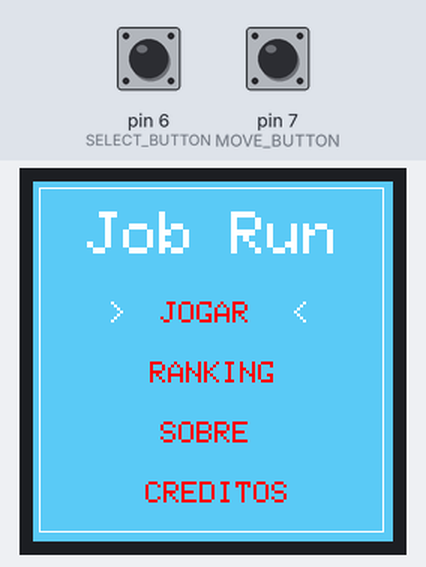
The sketch below on a simulated Arduino Uno, built with avr-gcc and run on an emulated ATmega328P. Parts: 240×240 colour display. The inputs (shaded band) are chosen by the test bench; at power-on: pin 6 (SELECT_BUTTON) LOW, pin 7 (MOVE_BUTTON) LOW. Random numbers use the default seed unless the sketch sets one; what the sketch prints to the serial monitor is not drawn.

Above: at 13.5 s.
13.6 s: pin 6 (SELECT_BUTTON) pulled HIGH for 0.15 s
At 15.3 s:
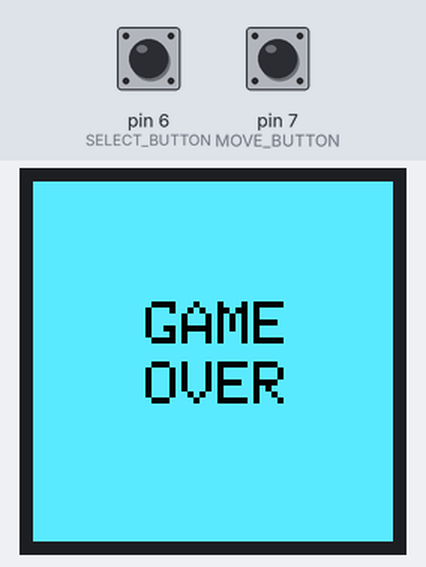
15.9 s: pin 7 (MOVE_BUTTON) pulled HIGH for 3.2 s
At 19.7 s:
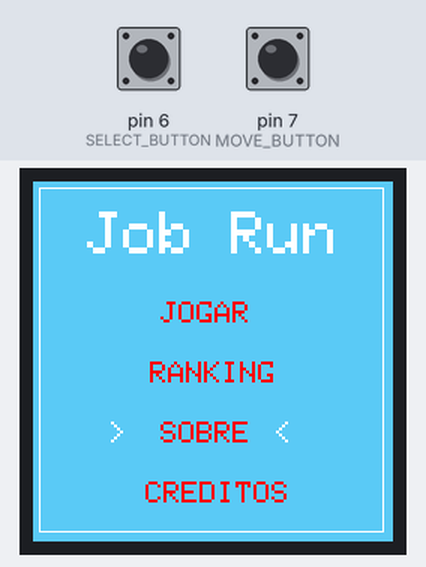
20.6 s: pin 6 (SELECT_BUTTON) pulled HIGH for 1 s
At 21.9 s:
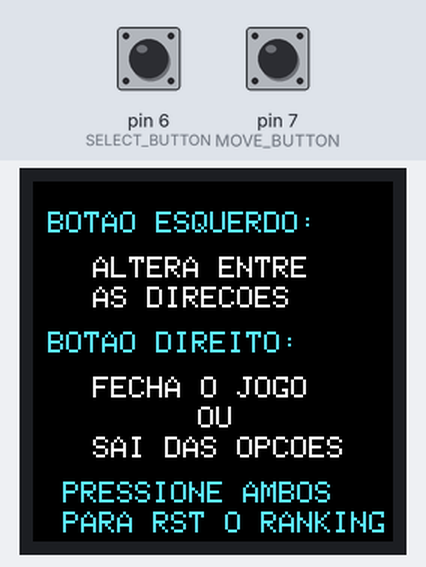
23.1 s: pin 7 (MOVE_BUTTON) pulled HIGH for 0.15 s
At 24.7 s:
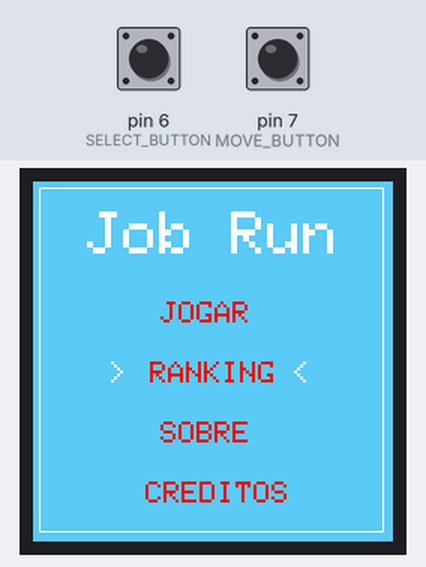
25.0 s: pin 6 (SELECT_BUTTON) pulled HIGH for 0.15 s
At 26.0 s:
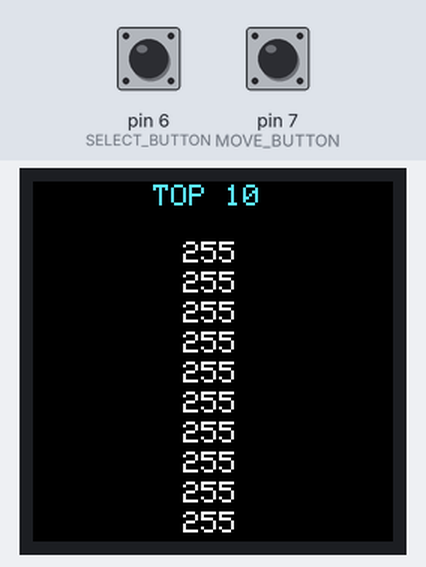
26.6 s: pin 7 (MOVE_BUTTON) pulled HIGH for 1 s
At 27.26 s:
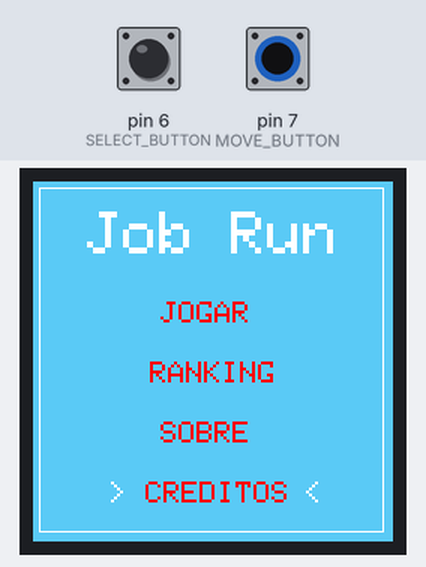
Timing chart, 0 to 29.6 s (numbered marks = the images above; inputs shaded):
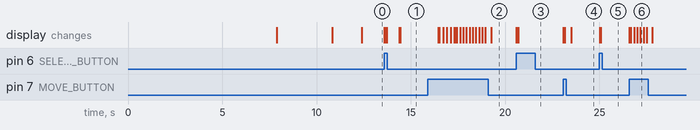

Measured:
- after the input at 13.6 s, the display: first changes at once (image 1 shows a later state)
- after the input at 20.6 s, the display: first changes at once (image 3 shows a later state)
- after the input at 23.1 s, the display: first changes at once (image 4 shows a later state)
- after the input at 25.0 s, the display: first changes at once (image 5 shows a later state)
- after the input at 26.6 s, the display: first changes at once (image 6 shows a later state)

The sketch:

main.ino
```cpp
#include <Adafruit_GFX.h>    // Core graphics library
#include <Adafruit_ST7789.h> // Hardware-specific library for ST7789
#include <SPI.h>             // Arduino SPI library
#include <EEPROM.h> // biblioteca usada para guardar valores do ranking

#define TFT_CS 10
#define TFT_DC 9
#define TFT_RST 8

#define RED 0xF800
#define BLACK 0x0000
#define GREEN 0x07E0
#define GREEN2 0x2727
#define WHITE 0xFFFF
#define BLUE 0x5F5F
#define LIGHTBLUE 0x5E5E
#define YELLOW 0xFFE0
#define PINK 0xF81F
#define GREY 0x0003
#define ORANGE 0xFD20

#define MOVE_BUTTON 7
#define SELECT_BUTTON 6

const PROGMEM uint16_t ze[] {
    0x000000, 0x000000, 0x000000, 0x000000, 0x000000, 0x000000, 0x000000, 0x000000, 0x000000, 0x000000, 0x000000, 0x000000, 0x000000, 0x000000, 0x000000, 0x000000,
    0x000000, 0x000000, 0x000000, 0xdeb683, 0xdeb683, 0xdeb683, 0xdeb683, 0xdeb683, 0xdeb683, 0xdeb683, 0xdeb683, 0xdeb683, 0xdeb683, 0x000000, 0x000000, 0x000000,
    0x000000, 0x000000, 0xdeb683, 0xdeb683, 0xdeb683, 0xdeb683, 0xdeb683, 0xdeb683, 0xdeb683, 0xdeb683, 0xdeb683, 0xdeb683, 0xdeb683, 0xdeb683, 0x000000, 0x000000,
    0x000000, 0xdeb683, 0xdeb683, 0x3d2304, 0x3d2304, 0x3d2304, 0x3d2304, 0xdeb683, 0xdeb683, 0x3d2304, 0x3d2304, 0x3d2304, 0x3d2304, 0xdeb683, 0xdeb683, 0x000000,
    0x000000, 0xdeb683, 0xc7a376, 0xdeb683, 0xccd9e3, 0x3035c9, 0xdeb683, 0xdeb683, 0xc7a376, 0xdeb683, 0x3035c9, 0xe3f2fd, 0xdeb683, 0xc7a376, 0xdeb683, 0x000000,
    0x000000, 0xdeb683, 0xc7a376, 0xdeb683, 0xe3f2fd, 0x3035c9, 0xdeb683, 0xc7a376, 0xdeb683, 0xdeb683, 0x3035c9, 0xccd9e3, 0xdeb683, 0xc7a376, 0xdeb683, 0x000000,
    0x000000, 0xdeb683, 0xdeb683, 0xdeb683, 0xdeb683, 0xc7a376, 0xdeb683, 0xc7a376, 0xdeb683, 0xdeb683, 0xc7a376, 0xdeb683, 0xdeb683, 0xdeb683, 0xdeb683, 0x000000,
    0x000000, 0xdeb683, 0xdeb683, 0xdeb683, 0xdeb683, 0xdeb683, 0xdeb683, 0xdeb683, 0xdeb683, 0xdeb683, 0xdeb683, 0xdeb683, 0xdeb683, 0xdeb683, 0xdeb683, 0x000000,
    0x000000, 0x000000, 0xdeb683, 0xdeb683, 0xdeb683, 0xdeb683, 0xdeb683, 0xaf4b68, 0xaf4b68, 0xdeb683, 0xdeb683, 0xdeb683, 0xdeb683, 0xdeb683, 0x000000, 0x000000,
    0x000000, 0x000000, 0x000000, 0x000000, 0xdeb683, 0xdeb683, 0xdeb683, 0xdeb683, 0xdeb683, 0xdeb683, 0xdeb683, 0xdeb683, 0x000000, 0x000000, 0x000003, 0x000000,
    0x000000, 0x000000, 0x000000, 0x000000, 0x000000, 0x000000, 0x000000, 0x116ade, 0x000000, 0x000000, 0x000000, 0x000000, 0x000000, 0x000000, 0x000000, 0x000000,
    0x000000, 0x000000, 0x000000, 0x000000, 0x000000, 0x28ab48, 0x28ab48, 0x116ade, 0x28ab48, 0x28ab48, 0x000000, 0x000000, 0x000000, 0x000000, 0x000000, 0x000000,
    0x000000, 0x000000, 0x000000, 0x000000, 0x000000, 0x000000, 0x000000, 0x116ade, 0x000000, 0x000000, 0x000000, 0x000000, 0x000000, 0x000000, 0x000000, 0x000000,
    0x000000, 0x000000, 0x000000, 0x000000, 0x000000, 0x000000, 0x000000, 0x116ade, 0x000000, 0x000000, 0x000000, 0x000000, 0x000000, 0x000000, 0x000000, 0x000000,
    0x000000, 0x000000, 0x000000, 0x000000, 0x000000, 0x000000, 0x116ade, 0x000000, 0x116ade, 0x000000, 0x000000, 0x000000, 0x000000, 0x000000, 0x000000, 0x000000,
    0x000000, 0x000000, 0x000000, 0x000000, 0x000000, 0xc78dc7, 0xc78dc7, 0x000000, 0xc78dc7, 0xc78dc7, 0x000000, 0x000000, 0x000000, 0x000000, 0x000000, 0x000000
};

unsigned long startMillis;
unsigned long startMillis2;
unsigned long currentMillis;
unsigned long zeMillis;
unsigned long scoreMillis;

void menu_principal(int y);
void jogar();
void ranking();
void sobre();
void creditos();
void abertura();
void cenario();
void gameOver();
float dificuldade(float vel);
void dificuldade_menu();
void cadastroPlayer(int score);
void resetRanking();
int moveCursor(int y);

int y = 80; // coordenada y do MOVECURSOR()

Adafruit_ST7789 tft = Adafruit_ST7789(TFT_CS, TFT_DC, TFT_RST);


void setup() {
  Serial.begin(9600);
  tft.init(240, 240, SPI_MODE2);
  pinMode(MOVE_BUTTON, INPUT);
  pinMode(SELECT_BUTTON, INPUT);
  tft.setRotation(2);
  abertura();
  tft.fillScreen(LIGHTBLUE);
  startMillis = millis();
  startMillis2 = millis();
  randomSeed(analogRead(A0));
}


void loop() {
  if (digitalRead(SELECT_BUTTON) == HIGH && digitalRead(MOVE_BUTTON) == HIGH) {
      resetRanking();
  }
  else if (digitalRead(MOVE_BUTTON) == HIGH) {
    delay(150);
    y = moveCursor(y);
  }
  else if (digitalRead(SELECT_BUTTON) == HIGH) {
    tft.fillScreen(BLACK);
    tft.setTextSize(2);

    switch (y) {
      case 80:
          jogar();
          break;
      case 120:
          ranking();
          break;
      case 160:
          sobre();
          break;
      case 200:
          creditos();
          break;
      default:
        break;
    }
    y = 80;
    tft.fillScreen(LIGHTBLUE);
  }
  menu_principal(y);
}


void menu_principal(int y){
  tft.drawRect(4, 4, 230, 230, WHITE);

  tft.setTextColor(WHITE, LIGHTBLUE);
  tft.setTextSize(4);
  tft.setCursor(36, 20);
  tft.print("Job Run");

  tft.setTextSize(2);
  tft.fillRect(50, 80, 10, 15, LIGHTBLUE);
  tft.fillRect(50, 120, 10, 15, LIGHTBLUE);
  tft.fillRect(50, 160, 10, 15, LIGHTBLUE);
  tft.fillRect(50, 200, 10, 15, LIGHTBLUE);
  tft.fillRect(172, 80, 10, 15, LIGHTBLUE);
  tft.fillRect(172, 120, 10, 15, LIGHTBLUE);
  tft.fillRect(160, 160, 10, 15, LIGHTBLUE);
  tft.fillRect(180, 200, 10, 15, LIGHTBLUE);


  tft.setCursor(50, y);
  tft.print('>');
  if(y == 200){
    tft.setCursor(180, y);
    tft.print('<');
  }else if (y == 160){
    tft.setCursor(160, y);
    tft.print('<');
  }else{
    tft.setCursor(172, y);
    tft.print('<');
  }


  tft.setTextColor(RED, LIGHTBLUE);
  tft.setTextSize(2);
  tft.setCursor(85, 80);
  tft.print("JOGAR");

  tft.setTextSize(2);
  tft.setCursor(78, 120);
  tft.print("RANKING");

  tft.setTextSize(2);
  tft.setCursor(85, 160);
  tft.print("SOBRE");

  tft.setTextSize(2);
  tft.setCursor(75, 200);
  tft.print("CREDITOS");
}

int moveCursor(int y){
  y += 40;
  if(y > 200){
    y = 80;
  }
  return y;
}


void dificuldade_menu(){
  tft.fillScreen(LIGHTBLUE);
  tft.setCursor(20,20);
  tft.setTextSize(3);
  tft.print("DIFICULDADE");
  tft.setCursor(70, 100);
  tft.print("BRABA");
  tft.setCursor(70, 140);
  tft.print("IMORAL");

}


float dificuldade(float vel){
  int h = 100;
  dificuldade_menu();
  tft.setCursor(50, h);
  tft.print(">");
  while (1) {
    if (digitalRead(MOVE_BUTTON) == HIGH) {
        delay(150);
        if(h == 100){
          h = 140;
          tft.fillRect(40, 100, 25, 31, LIGHTBLUE);
          tft.setCursor(40, h);
          tft.print(">");
        }else{
            h = 100;
            tft.fillRect(40, 140, 20, 30, LIGHTBLUE);
            tft.setCursor(40, h);
            tft.print(">");
        }
    }
    else if(digitalRead(SELECT_BUTTON) == HIGH){
      switch(h){
        case 100 : vel = 2.0;break;
        case 140:
          vel = 2.5;
          tft.fillScreen(GREY);
          tft.setTextColor(YELLOW, GREY);
          tft.setCursor(60,60);
          tft.setTextSize(3);
          tft.print("PREPARE");
          tft.setCursor(90, 120);
          tft.print("SEU");
          tft.setCursor(80, 180);
          tft.print("DEDO");

          delay(1500);
          break;
      }
      tft.fillScreen(GREY);
      return vel;
    }
  }
}


void jogar() {
  float x = 210;
  int tam_x_ze = 16;
  int tam_y_ze = 16;
  float vel = dificuldade(vel);// vai receber a velocidade da func dificuldade
  float coord_y = 140;
  float coord_x = 30;
  float xe = 220;
  float ye = 140;
  float tijolo_y = 140;
  int i;int score = 0; int flag;
  int j; int tempo = 0;
  unsigned const int energeticoMillis = millis();

  cenario();
  currentMillis = millis();
  scoreMillis = millis();
  tft.setTextColor(YELLOW, BLUE);
  tft.setCursor(80, 20);
  tft.setTextSize(2);
  tft.print("Score");

  while (digitalRead(MOVE_BUTTON) == LOW) {
    tft.fillRect(x, tijolo_y, 15, 10, ORANGE); // FUNCAO DO INIMIGO
    tft.fillRect(xe, ye, 8, 15, GREEN);// FUNCAO DO ENERGETICO
    if(energeticoMillis - startMillis2 >= 100){// millis do energetico
      xe-= 0.4;// faz o energetico vim
      if(xe <= 0){
        tft.fillRect(xe, ye, 12, 15, GREY);// apaga ele
        xe = 220;// volta pro inicio
         if (random(0, 2) == 0) {// faz ele vim em direções randomicas
          ye = 80;
        }
        else {
          ye = 140;
        }
      }
      if (xe >= 0 && xe <= coord_x + 20 && ye == coord_y) {
         if (vel == 2.0) {
          score+= 2;// da score no energetico baseado na dificuldade escolhida
         }
         else {
          score += 4;
         }
          tft.fillRect(xe, ye, 12, 15, GREY);// apaga o energetico
          xe = 220;
      }
      Serial.println(vel);
      tft.fillRect(xe+10, ye, 8, 15, GREY);
    }

    if (currentMillis - startMillis >= 500) {
      x-= vel;//diminui de acordo com a vel escolhida


      if (x <= 0) {
        if(scoreMillis - startMillis >= 1000){// controla o score, cada vez que bate na borda, add 1
            tft.setCursor(150,20);
            tft.setTextColor(WHITE, BLUE);
            tft.print(score);
            score++;
        }
        tft.fillRect(x, tijolo_y, 18, 10, GREY);
        x = 210;
        if (random(0, 2) == 0) {
          tijolo_y = 80;
        }
        else {
          tijolo_y = 140;
        }
      }
       else if (x >= 0 && x <= coord_x && tijolo_y == coord_y) {
        gameOver();
        cadastroPlayer(score);
        break;
       }
      //tft.fillRect(x, 220, 15, 15, GREEN);
        tft.fillRect(x+15, tijolo_y, 15, 10, GREY);
    }

    if (digitalRead(SELECT_BUTTON) == HIGH) {
     zeMillis = millis();// millis do ze
      if (zeMillis - startMillis >= 200){
        startMillis = zeMillis;
        if (coord_y == 140){ // rua de baixo
          tft.fillRect(coord_x,coord_y, tam_x_ze, tam_y_ze,GREY);// desaparece da cord y atual
          coord_y = 80;
          tft.drawRGBBitmap(coord_x, coord_y, ze, tam_x_ze, tam_y_ze);//aparece na proxima
        }
        else if (coord_y == 80) { // rua de cima
            tft.fillRect(coord_x,coord_y, tam_x_ze, tam_y_ze,GREY);
            coord_y = 140;
            tft.drawRGBBitmap(coord_x, coord_y, ze, tam_x_ze, tam_y_ze);
        }
      }
    }
  }
}


void ranking() {
  int address = 0; // guarda o valor no endereco de memoria EEPROM
  byte value; // le o valor do EEPROM
  char alfabeto[26] = {'A', 'B', 'C', 'D', 'E', 'F', 'G', 'H', 'I', 'J', 'K', 'L', 'M', 'N', 'O', 'P', 'Q', 'R', 'S', 'T', 'U', 'V', 'W', 'X', 'Y', 'Z'};
  int tabelaASCII[26] = {65, 66, 67, 68, 69, 70, 71, 72, 73, 74, 75, 76, 77, 78, 79, 80, 81, 82, 83, 84, 85, 86, 87, 88, 89, 90};
  int i, j;
  int counter = 0;
  int x = 60; // variavel de controle x do setCursor
  int y = 40; // variavel de controle y do setCursor

  tft.setTextColor(BLUE, BLACK);
  tft.setTextSize(2);
  tft.setCursor(80, 2);
  tft.print("TOP 10");

  // mostra jogadores e suas respectivas pontuacoes

  tft.setTextColor(WHITE, BLACK);
  tft.setTextSize(2);

  for (i = 0; i < 50; i++) {
    counter += 1;
    value = EEPROM.read(i); // le valor em bytes
    if (counter % 5 == 0) { // score
      tft.setCursor(x+40, y);
      tft.print(value);
      y += 20;
      x = 60;
    }
    else { // nome
      for (j = 0; j < 26; j++) {
        if (value == tabelaASCII[j]) { // compara valor em bytes com a tabela ASCII
          tft.setCursor(x, y);
          tft.print(alfabeto[j]); // escreve na tela a letra correspondente
          x += 20; // direciona o proximo set cursor para o lado
        }
      }
    }
  }

  while (digitalRead(MOVE_BUTTON) == LOW) { // espera o usuario pressionar o botao
     continue;
  }
}


void sobre() {
  tft.setTextSize(2);

  tft.setTextColor(BLUE, BLACK);
  tft.setCursor(10, 20);
  tft.print("BOTAO ESQUERDO:");

  tft.setTextColor(WHITE, BLACK);
  tft.setCursor(40, 50);
  tft.print("ALTERA ENTRE");
  tft.setCursor(40, 70);
  tft.print("AS DIRECOES");

  tft.setTextColor(BLUE, BLACK);
  tft.setCursor(10, 100);
  tft.print("BOTAO DIREITO:");

  tft.setTextColor(WHITE, BLACK);
  tft.setCursor(40, 130);
  tft.print("FECHA O JOGO");
  tft.setCursor(110, 150);
  tft.print("OU");
  tft.setCursor(40, 170);
  tft.print("SAI DAS OPCOES");

  tft.setTextColor(BLUE, BLACK);
  tft.setCursor(20, 200);
  tft.print("PRESSIONE AMBOS");
  tft.setCursor(20, 220);
  tft.print("PARA RST O RANKING");

  while (digitalRead(MOVE_BUTTON) == LOW) {
    continue;
  }
}


void creditos() {
  int x = 10;
  tft.setCursor(40, 20);
  tft.setTextSize(3);
  tft.setTextColor(BLUE, BLACK);
  tft.print("JLG TEAM");

  tft.setTextSize(2);
  tft.setTextColor(WHITE, BLACK);

  tft.setCursor(x, 80);
  tft.print("BEKER - DEV&DSGN");
  tft.setCursor(x, 120);
  tft.print("FIDELIS - DEV&DSGN");
  tft.setCursor(x, 160);
  tft.print("MIGLIORINI - DEV");
  tft.setCursor(x, 200);
  tft.print("VICTORIA - DEV");

  while (digitalRead(MOVE_BUTTON) == LOW) {
    continue;
  }
}


void abertura(){
    int n;
    tft.fillScreen(BLACK);
    for(n = 0; n < 240; n++){
      for(int h = 0; h < 240; h++){
        tft.drawFastVLine(n, h, 5, PINK);
      }
    }
    tft.setCursor(60, 80);
    tft.setTextSize(3);
    tft.setTextColor(BLACK, PINK);
    tft.print("JLG");
    tft.setCursor(60, 120);
    tft.setTextSize(2);
    tft.print("apresenta...");
    delay(2000);
    tft.fillScreen(BLACK);
    tft.setCursor(45,80);
    tft.setTextSize(3);
    tft.setTextColor(YELLOW, BLACK);
    tft.print("JOB RUN");
    tft.setCursor(24,120);
    tft.setTextSize(2);
    tft.print("Run of your live");
    delay(1500);
    tft.fillScreen(BLACK);
    tft.setTextColor(RED, BLACK);
    tft.setTextSize(3);
    tft.setCursor(35, 100);
    tft.print("Loading...");
    tft.drawRect(5, 180, 230, 220, WHITE);
    for(n = 5; n <= 235; n++){
      for(int k = 180; k <= 240; k++){
        tft.drawFastVLine(n, k, 5, WHITE);
      }
    }
    delay(1500);
}


void cenario(){
    int tam_x_ze = 16;
    int tam_y_ze = 16;

   tft.fillScreen(GREY);
   tft.fillRect(0, 0, 240, 70, BLUE);//ceu
   tft.fillRect(0, 170, 240, 240, GREEN2);//grama
   for(int n = 20; n < 240;n+= 40){//faz as flores
     for(int h = 180; h < 240; h += 20 ){
        tft.fillRect(n, h, 5, 5, RED);
     }
   }
  tft.drawLine(0, 120, 240, 120, YELLOW);//faixa amarela
  tft.drawRGBBitmap(30, 140, ze, tam_x_ze, tam_y_ze);//ze
}


void gameOver() {
      tft.fillScreen(BLUE);
      tft.setCursor(75, 80);
      tft.setTextColor(BLACK, BLUE);
      tft.setTextSize(4);
      tft.print("GAME");
      tft.setCursor(75, 120);
      tft.print("OVER");
      delay(2000);
      tft.fillScreen(BLUE);
}


void cadastroPlayer(int score) {
  int address = 0; // guarda o valor no endereco de memoria EEPROM
  byte value; // le o valor do EEPROM
  int i, j, n, pos, t;
  int counter = 0;
  int controle_posicao = 70;
  char alfabeto[26] = {'A', 'B', 'C', 'D', 'E', 'F', 'G', 'H', 'I', 'J', 'K', 'L', 'M', 'N', 'O', 'P', 'Q', 'R', 'S', 'T', 'U', 'V', 'W', 'X', 'Y', 'Z'};
  char nome[4] = {'A', 'A', 'A', 'A'};
  byte troca[50];

  tft.setTextSize(2);
  tft.setCursor(30, 40);
  tft.print("INSIRA SEU NICK");

  tft.setTextSize(2);
  tft.setCursor(20, 200);
  tft.print("Score:");
  tft.setCursor(100, 200);
  tft.print(score);
  tft.setCursor(150, 200);
  //tft.print(Tempo);


  tft.setTextSize(3);
  i = 0;
  pos = -1;
  while (i < 4) {
      tft.setCursor(controle_posicao, 150);
      tft.print('-');
      tft.setCursor(controle_posicao, 120);
      if (digitalRead(SELECT_BUTTON) == HIGH) {
        pos += 1;
        if (pos > 25) {
          pos = 0;
        }

        nome[i] = alfabeto[pos];
        tft.setCursor(controle_posicao, 120);
        tft.print(nome[i]);
      }
      else if (digitalRead(MOVE_BUTTON) == HIGH) {
        i++;
        controle_posicao += 20;
        pos = -1;
      }
      delay(200);
  }


  for (i = 0; i < 50; i++) {
    counter += 1;
    if (counter % 5 == 0) {
      value = EEPROM.read(i);
      if (score > value) {
        for (t = i-4; t < 50; t++) { // salva o ranking antes de alterar
          troca[t] = EEPROM.read(t);
        }
        n = 0;
        for (j = i-4; j < i; j++) {
           EEPROM.write(j, nome[n]);
           n += 1;
        }
        EEPROM.write(i, score);
        for (t = i+1; t < 50; t++) { // t recebe uma posicao apos o score do ranking atualizado (no caso o primeiro caractere apos o score do anterior)
          EEPROM.write(t, troca[t-5]); // t-5 = comeca com o player anterior que foi trocado pelo maior (sao 5 posicoes anterior a de agora 4 = nome + 1 = score)
        }
        return;
      }
    }
  }
  tft.fillScreen(BLACK);
}


void resetRanking() {
  int counter = 0;

   for (int i = 0; i < 50; i++) { // roda em todas as posicoes de memorias do EEPROM de 0 - 49
      counter += 1; // conta += 1 pois se comeca em 4, espera contar 5 (4 + 5), vai guardar no endereco 9 e assim sucessivamente
      if (counter % 5 == 0) {
        EEPROM.write(i, 0);
      }
      else {
         EEPROM.write(i, ' '); // DEIXA O NOME DE TODOS OS JOGADORES VAZIO;
      }
   }
}
```
